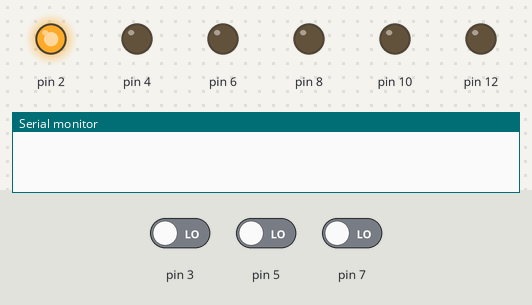
This sketch was run on a simulated Arduino Uno, built with avr-gcc and run on an emulated ATmega328P. Shown: output pins drawn as LEDs (lit = HIGH), the last lines printed to the serial monitor. Inputs (shaded band) come from the test bench; at power-on: pin 3 LOW, pin 5 LOW, pin 7 LOW.

Above: at 1.2 s.
1.3 s: pin 3 driven HIGH
At 2.4 s:
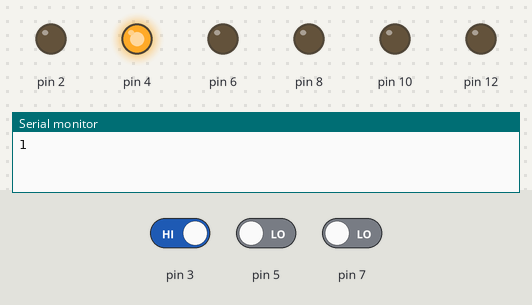
2.8 s: pin 5 driven HIGH
At 3.6 s:
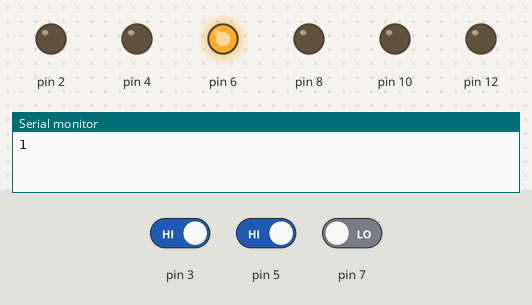
Timing chart, 0 to 5.8 s (numbered marks = the images above; inputs shaded):
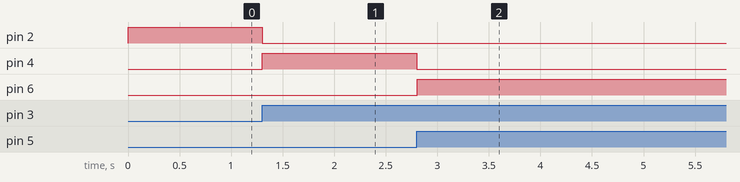

The sketch:

ArduinoTapController.ino
```cpp
const int threshold = 10;  // 電流の許容範囲（抵抗と調整）

void setup()
{
  Serial.begin(9600);

  pinMode(2, OUTPUT);
  pinMode(3, INPUT);

  pinMode(4, OUTPUT);
  pinMode(5, INPUT);

  pinMode(6, OUTPUT);
  pinMode(7, INPUT);

  pinMode(8, OUTPUT);
  pinMode(9, INPUT);

  pinMode(10, OUTPUT);
  pinMode(11, INPUT);

  pinMode(12,OUTPUT);
  pinMode(13,INPUT);
}

void loop()
{
    touch(3, 2, 1);
    touch(5, 4, 2);
    touch(7, 6, 3);
    touch(9, 8, 4);
    touch(11, 10, 5);
    touch(13, 12, 6);
}

void touch(int inputPin, int outputPin, int panelNumber)
{
  int t = 0;

  // パルスの立ち上げ
  digitalWrite(outputPin, HIGH);

  // 立ち上がりまでの時間計測
  while (digitalRead(inputPin)!=HIGH) t++;

  // 放電するまで待つ
  digitalWrite(outputPin, LOW);
  delay(3);

  if( t > threshold )
    Serial.println(panelNumber);
}
```

Measured:
- after the input at 1.3 s, pin 2: HIGH → LOW at once; pin 4: LOW → HIGH at once
- after the input at 2.8 s, pin 4: HIGH → LOW at once; pin 6: LOW → HIGH at once
